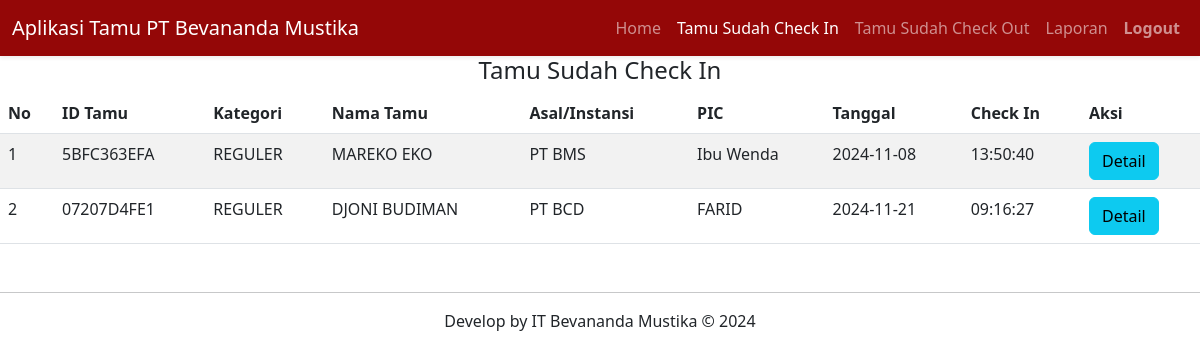
The page /tamu_in.php on the database its author committed.
### tables this page shows
CREATE TABLE `tbl_tamu_in` (
  `id` int(11) NOT NULL,
  `kode_booking` varchar(255) NOT NULL,
  `kategori` varchar(255) NOT NULL,
  `nama` varchar(255) NOT NULL,
  `asal` varchar(255) NOT NULL,
  `hp` varchar(255) NOT NULL,
  `email` varchar(255) NOT NULL,
  `alamat` varchar(255) NOT NULL,
  `pic` varchar(255) NOT NULL,
  `lokasi` varchar(255) NOT NULL,
  `keperluan` varchar(255) NOT NULL,
  `tgl` date DEFAULT current_timestamp(),
  `check_in` varchar(25) NOT NULL,
  `check_out` varchar(25) NOT NULL
);

### functions.php (called while the page is built, shortened)
<?php
$conn = mysqli_connect("localhost", "root", "", "buku_tamu");
function query($query)
{
    global $conn;
    $result = mysqli_query($conn, $query);
    $rows = [];
    while ($row = mysqli_fetch_assoc($result)) {
        $rows[] = $row;
    }
    return $rows;
}

### tamu_in.php (the view, shortened to what this page needs)
<?php
require 'functions.php';
$tamu = query("SELECT * FROM tbl_tamu_in");
?>
<!DOCTYPE html>
<html lang="en">
<head>
    <link href="https://cdn.jsdelivr.net/npm/bootstrap@5.3.3/dist/css/bootstrap.min.css" rel="stylesheet">
    <link rel="stylesheet" href="https://cdnjs.cloudflare.com/ajax/libs/twitter-bootstrap/5.3.0/css/bootstrap.min.css">
    <link rel="stylesheet" href="https://cdn.datatables.net/2.1.8/css/dataTables.bootstrap5.css">
</head>
<body>
    <nav class="navbar navbar-expand-lg sticky-top shadow-sm" style="background-color: #940707;" data-bs-theme="dark">
        <div class="container-fluid">
            <a class="navbar-brand" href="index.php">Aplikasi Tamu PT Bevananda Mustika</a>
            <div class="collapse navbar-collapse" id="navbarNav">
                <ul class="navbar-nav ms-auto">
                    <li class="nav-item">
                        <a class="nav-link" aria-current="page" href="index.php">Home</a>
                    </li>
                    <li class="nav-item">
                        <a class="nav-link active" href="tamu_in.php">Tamu Sudah Check In</a>
                    </li>
                    <li class="nav-item">
                        <a class="nav-link" href="tamu_out.php">Tamu Sudah Check Out</a>
                    </li>
                    <li class="nav-item">
                        <a class="nav-link" href="laporan.php">Laporan</a>
                    </li>
                    <li class="nav-item">
                        <a class="nav-link" href="logout.php"><b>Logout</b></a>
                    </li>
                </ul>
            </div>
        </div>
    </nav>
    <h4 class="text-center">Tamu Sudah Check In</h4>
    <table class="table table-striped" id="example">
        <thead>
            <tr>
                <th>No</th>
                <th>ID Tamu</th>
                <th>Kategori</th>
                <th>Nama Tamu</th>
                <th>Asal/Instansi</th>
                <th>PIC</th>
                <th>Tanggal</th>
                <th>Check In</th>
                <th>Aksi</th>
            </tr>
        </thead>
        <tbody>
            <?php $no = 1; ?>
            <?php foreach ($tamu as $row): ?>
                <tr>
                    <td><?= $no; ?></td>
                    <td><?= $row["kode_booking"]; ?></td>
                    <td><?= $row["kategori"]; ?></td>
                    <td><?= $row["nama"]; ?></td>
                    <td><?= $row["asal"]; ?></td>
                    <td><?= $row["pic"]; ?></td>
                    <td><?= $row["tgl"]; ?></td>
                    <td><?= $row["check_in"]; ?></td>
                    <td>
                        <a href="detail2.php?id=<?= $row["id"]; ?>" class="btn btn-info">Detail</a>
                    </td>
                </tr>
                <?php $no++; ?>
            <?php endforeach; ?>
        </tbody>
    </table>
    <footer class="mt-5 text-center">
        <hr>
        <p>Develop by IT Bevananda Mustika &copy; 2024</p>
    </footer>
</body>
</html>

### rows shown on the page
tbl_tamu_in: kode_booking "5BFC363EFA", kategori "REGULER", nama "MAREKO EKO", asal "PT BMS", pic "Ibu Wenda", tgl "2024-11-08", check_in "13:50:40"
tbl_tamu_in: kode_booking "07207D4FE1", kategori "REGULER", nama "DJONI BUDIMAN", asal "PT BCD", pic "FARID", tgl "2024-11-21", check_in "09:16:27"
